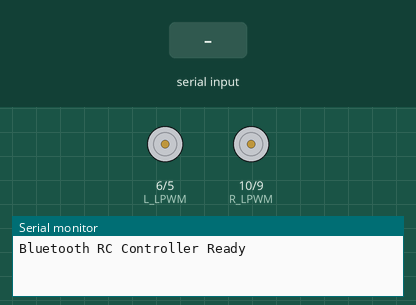
Simulated run of this sketch. Board: Arduino Uno, built with avr-gcc and run on an emulated ATmega328P. Shown: motor-driver pin pairs drawn as motors (green arrow = first pin HIGH = forward, orange = second pin HIGH = backward, longer = more drive), the last lines printed to the serial monitor. Inputs (shaded band) come from the test bench.

Above: at 1.2 s.
1.3 s: "F90\n" received over the second serial link
At 2.2 s:
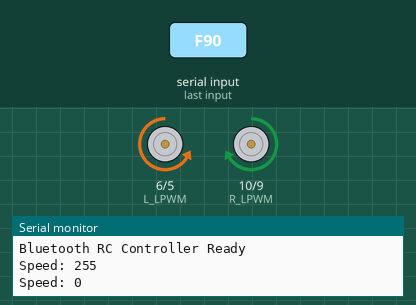
2.8 s: "F,45\n" received over the second serial link
At 3.3 s:
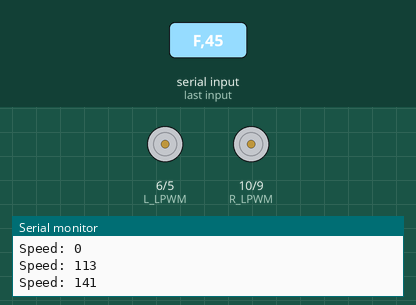
4.3 s: "G" received over the second serial link
At 5.5 s:
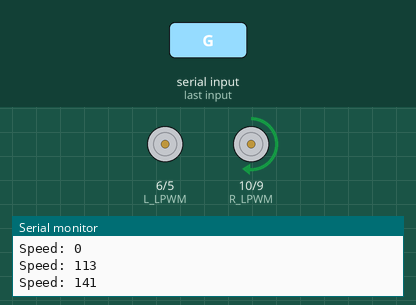
5.8 s: "J" received over the second serial link
At 6.8 s:
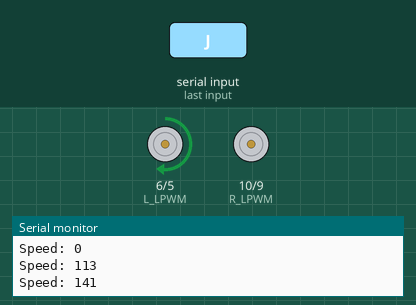
7.3 s: "H" received over the second serial link
At 7.9 s:
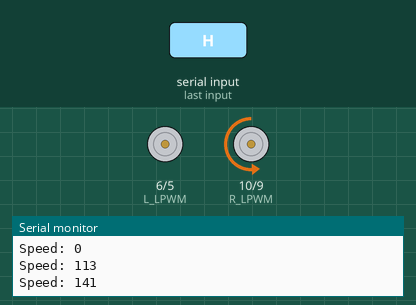
8.8 s: "B90\n" received over the second serial link
At 9.1 s:
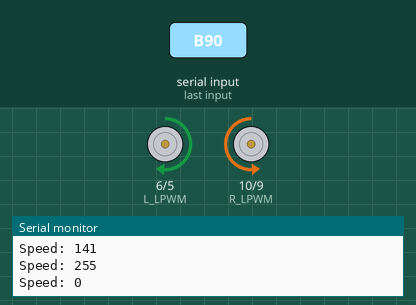
Timing chart, 0 to 11.3 s (numbered marks = the images above; inputs shaded):
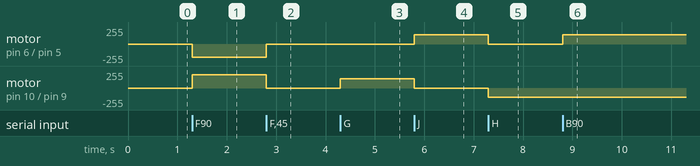

Measured:
- after the input at 1.3 s, motor on pin 6 (L_LPWM) / pin 5 (L_RPWM): stopped → backward 200/255 at once; motor on pin 10 (R_LPWM) / pin 9 (R_RPWM): stopped → forward 200/255 at once
- after the input at 2.8 s, motor on pin 6 (L_LPWM) / pin 5 (L_RPWM): backward 200/255 → stopped at once; motor on pin 10 (R_LPWM) / pin 9 (R_RPWM): forward 200/255 → stopped at once
- after the input at 4.3 s, motor on pin 10 (R_LPWM) / pin 9 (R_RPWM): stopped → forward 141/255 at once
- after the input at 5.8 s, motor on pin 6 (L_LPWM) / pin 5 (L_RPWM): stopped → forward 141/255 at once; motor on pin 10 (R_LPWM) / pin 9 (R_RPWM): forward 141/255 → stopped at once
- after the input at 7.3 s, motor on pin 6 (L_LPWM) / pin 5 (L_RPWM): forward 141/255 → stopped at once; motor on pin 10 (R_LPWM) / pin 9 (R_RPWM): stopped → backward 141/255 at once
- after the input at 8.8 s, motor on pin 6 (L_LPWM) / pin 5 (L_RPWM): stopped → forward 141/255 at once

The sketch:

amphi_beta.ino
```cpp
#include <SoftwareSerial.h>

// ===== BLUETOOTH =====
SoftwareSerial BT(2, 3); // RX, TX for HC-05

// ===== BTS7960 PIN DEFINITIONS =====
#define L_RPWM 5
#define L_LPWM 6
#define R_RPWM 9
#define R_LPWM 10

int baseSpeed = 200;
char command;

// ===== Motor Control =====
void setMotor(int rpwmPin, int lpwmPin, int speedVal, bool clockwise) {
  if (clockwise) {
    analogWrite(rpwmPin, speedVal);
    analogWrite(lpwmPin, 0);
  } else {
    analogWrite(rpwmPin, 0);
    analogWrite(lpwmPin, speedVal);
  }
}

void stopLeftMotor() {
  analogWrite(L_RPWM, 0);
  analogWrite(L_LPWM, 0);
}

void stopRightMotor() {
  analogWrite(R_RPWM, 0);
  analogWrite(R_LPWM, 0);
}

void stopMotors() {
  stopLeftMotor();
  stopRightMotor();
}

// ===== Motions =====

// Forward: Left CCW, Right CW
void forward() {
  setMotor(L_RPWM, L_LPWM, baseSpeed, true); // Left CCW
  setMotor(R_RPWM, R_LPWM, baseSpeed, false);  // Right CW
}

// Backward: Left CW, Right CCW
void backward() {
  setMotor(L_RPWM, L_LPWM, baseSpeed, false);  // Left CW
  setMotor(R_RPWM, R_LPWM, baseSpeed, true); // Right CCW
}

// Keep these AS IT IS
void leftStraight() {
  setMotor(L_RPWM, L_LPWM, baseSpeed, true);
  setMotor(R_RPWM, R_LPWM, baseSpeed, true);
}

void rightStraight() {
  setMotor(L_RPWM, L_LPWM, baseSpeed, false);
  setMotor(R_RPWM, R_LPWM, baseSpeed, false);
}

// Right Arc: Left CCW, Right STOP
void rightArc() {
  setMotor(L_RPWM, L_LPWM, baseSpeed, true); // Left CCW
  stopRightMotor();
}

// Left Arc: Right CW, Left STOP
void leftArc() {
  stopLeftMotor();
  setMotor(R_RPWM, R_LPWM, baseSpeed, false); // Right CW
}

// Right Back Turn: Right CCW, Left STOP
void rightBackTurn() {
  stopRightMotor();
  setMotor(L_RPWM, L_LPWM, baseSpeed, false); // Right CCW
}

// Left Back Turn: Left CW, Right STOP
void leftBackTurn() {
  setMotor(R_RPWM, R_LPWM, baseSpeed, true); // Left CW
  stopLeftMotor();
}

// ===== Setup =====
void setup() {
  Serial.begin(9600);
  BT.begin(9600);

  pinMode(L_RPWM, OUTPUT);
  pinMode(L_LPWM, OUTPUT);
  pinMode(R_RPWM, OUTPUT);
  pinMode(R_LPWM, OUTPUT);

  stopMotors();
  Serial.println("Bluetooth RC Controller Ready");
}

// ===== Loop =====
void loop() {
  if (BT.available()) {
    command = BT.read();

    // Speed control (0–9)
    if (isDigit(command)) {
      baseSpeed = map(command - '0', 0, 9, 0, 255);
      Serial.print("Speed: ");
      Serial.println(baseSpeed);
      return;
    }

    switch (command) {
      case 'F': forward(); break;
      case 'B': backward(); break;
      case 'L': leftStraight(); break;
      case 'R': rightStraight(); break;
      case 'I': rightArc(); break;
      case 'G': leftArc(); break;
      case 'J': rightBackTurn(); break;
      case 'H': leftBackTurn(); break;
      case 'S': stopMotors(); break;
    }
  }
}
```
